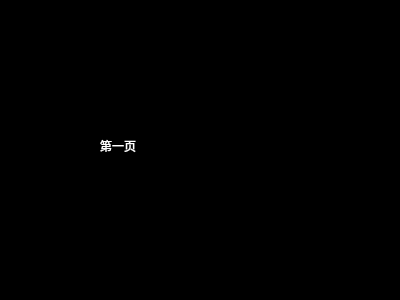
<?xml version="1.0" encoding="UTF-8"?>
<ui version="4.0">
 <class>firstpage</class>
 <widget class="QWidget" name="firstpage">
  <property name="geometry">
   <rect>
    <x>0</x>
    <y>0</y>
    <width>400</width>
    <height>300</height>
   </rect>
  </property>
  <property name="windowTitle">
   <string>Form</string>
  </property>
  <property name="styleSheet">
   <string notr="true">QWidget{background-color:black;color:white;}</string>
  </property>
  <widget class="QLabel" name="label">
   <property name="geometry">
    <rect>
     <x>100</x>
     <y>120</y>
     <width>151</width>
     <height>51</height>
    </rect>
   </property>
   <property name="text">
    <string>第一页</string>
   </property>
  </widget>
 </widget>
 <resources/>
 <connections/>
</ui>
